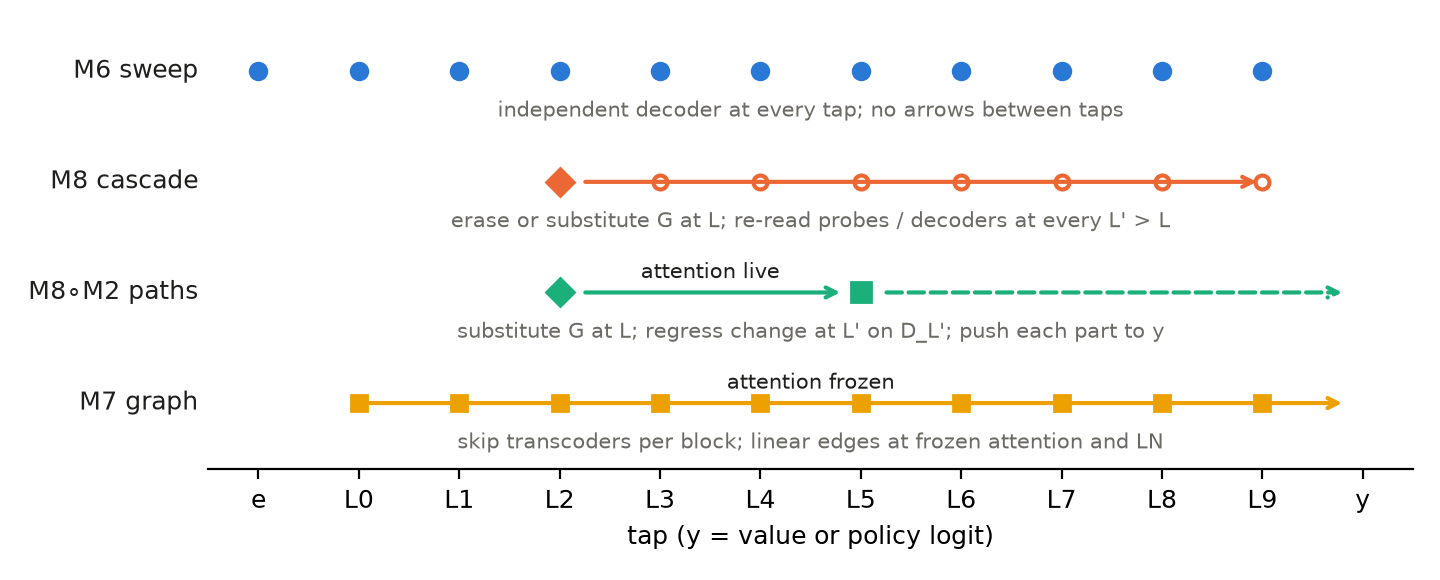

Recreate this plot in Python.
"""Fig. 3: the four cross-layer compositions on the tap axis (schematic, no data)."""
from pathlib import Path

import matplotlib

matplotlib.use("Agg")
import matplotlib.pyplot as plt

HERE = Path(__file__).resolve().parent
BLUE, ORANGE, AQUA, YELLOW, INK, MUTED = "#2a78d6", "#eb6834", "#1baf7a", "#eda100", "#1f1f1e", "#6b6a64"
plt.rcParams.update({"font.size": 9})

cols = ["e"] + [f"L{i}" for i in range(10)] + ["y"]
X = {c: i for i, c in enumerate(cols)}
fig, ax = plt.subplots(figsize=(7.2, 2.9))

rows = [
    (3, "M6 sweep", BLUE, "independent decoder at every tap; no arrows between taps"),
    (2, "M8 cascade", ORANGE, "erase or substitute G at L; re-read probes / decoders at every L' > L"),
    (1, "M8∘M2 paths", AQUA, "substitute G at L; regress change at L' on D_L'; push each part to y"),
    (0, "M7 graph", YELLOW, "skip transcoders per block; linear edges at frozen attention and LN"),
]
for y, name, c, note in rows:
    ax.text(-0.6, y, name, ha="right", va="center", color=INK, fontsize=9)
    ax.text(5.5, y - 0.36, note, ha="center", va="center", color=MUTED, fontsize=7.5)

# M6: a dot at every tap, value read separately at each
for t in cols[:-1]:
    ax.plot(X[t], 3, "o", color=BLUE, ms=6)
# M8: intervene at L2, read at all later taps
ax.plot(X["L2"], 2, "D", color=ORANGE, ms=7)
for t in cols[4:-1]:
    ax.plot(X[t], 2, "o", color=ORANGE, ms=5, mfc="white", mew=1.5)
ax.annotate("", xy=(X["L9"], 2), xytext=(X["L2"] + 0.2, 2),
            arrowprops=dict(arrowstyle="->", color=ORANGE, lw=1.5))
# M8∘M2: L2 -> L5 -> y, attention live
ax.plot(X["L2"], 1, "D", color=AQUA, ms=7)
ax.plot(X["L5"], 1, "s", color=AQUA, ms=7)
ax.annotate("", xy=(X["L5"] - 0.15, 1), xytext=(X["L2"] + 0.2, 1),
            arrowprops=dict(arrowstyle="->", color=AQUA, lw=1.5))
ax.annotate("", xy=(X["y"] - 0.15, 1), xytext=(X["L5"] + 0.2, 1),
            arrowprops=dict(arrowstyle="->", color=AQUA, lw=1.5, ls="--"))
ax.text(X["L3"] + 0.5, 1.13, "attention live", ha="center", fontsize=7.5, color=INK)
# M7: chain of nodes across all blocks, frozen attention
for t in cols[1:-1]:
    ax.plot(X[t], 0, "s", color=YELLOW, ms=6)
ax.annotate("", xy=(X["y"] - 0.15, 0), xytext=(X["L0"], 0),
            arrowprops=dict(arrowstyle="->", color=YELLOW, lw=1.5))
ax.text(X["L4"] + 0.5, 0.13, "attention frozen", ha="center", fontsize=7.5, color=INK)

ax.plot(X["y"], 3, alpha=0)
ax.set_xticks(range(len(cols)), cols)
ax.set_yticks([])
ax.set_xlim(-0.5, len(cols) - 0.5)
ax.set_ylim(-0.6, 3.4)
ax.spines[["top", "right", "left"]].set_visible(False)
ax.set_xlabel("tap (y = value or policy logit)")
fig.tight_layout()
fig.savefig(HERE / "fig_compositions.png", dpi=200)
